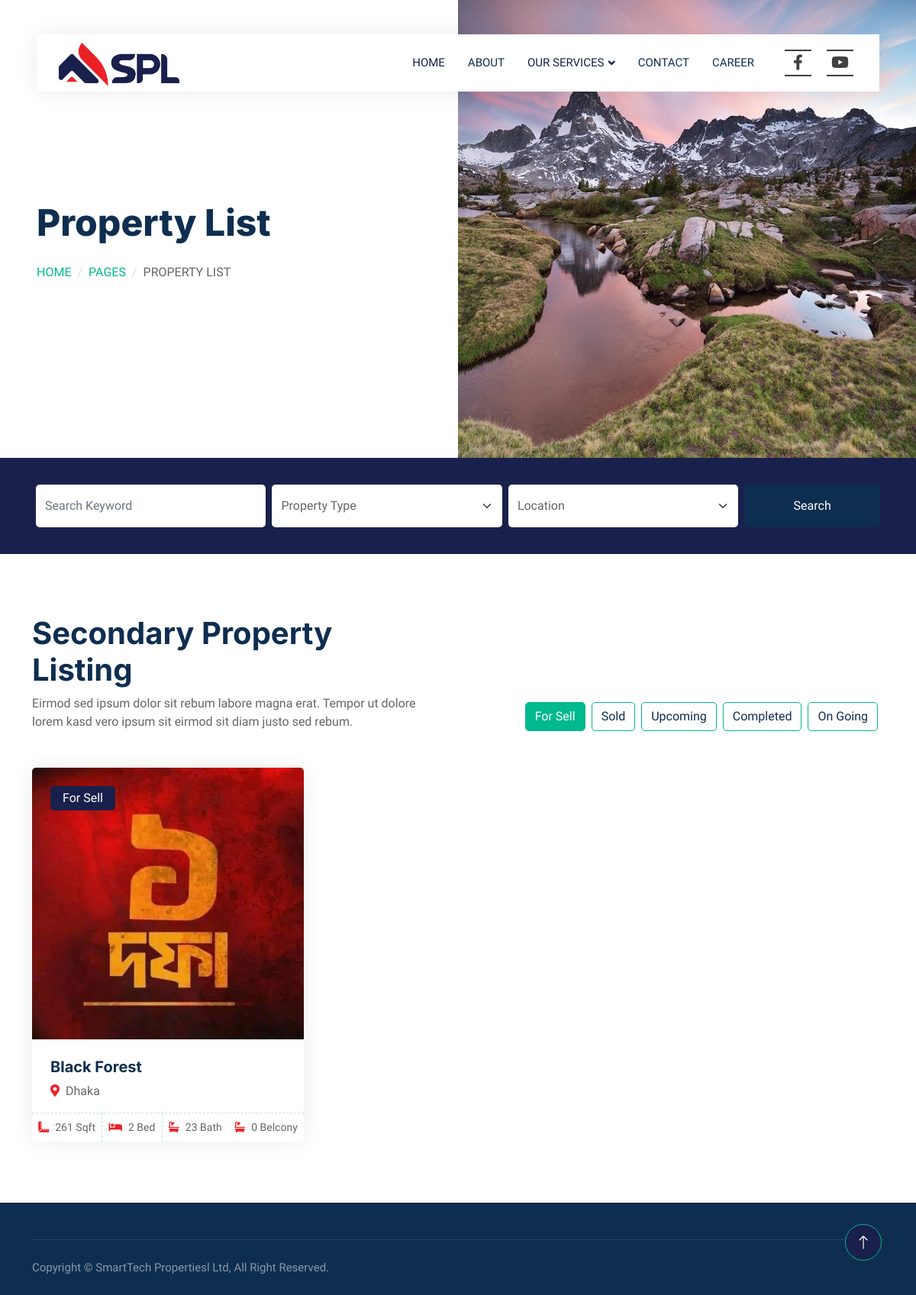
Page /secondary_p/ on the committed database.
### properties/models.py (models this page shows, shortened)
class PropertyHeaderImage(models.Model):
    image = models.ImageField(upload_to='header_images/', null=True, blank=True)

class Property(models.Model):
    CATEGORY_CHOICES = (
        ('P', 'Primary Project'),
        ('S', 'Secondary Project'),
        ('L', 'Land Shearing'),
        ('J', 'Joint Venture'),
    )
    PROPERTY_TYPES = [
        ('sell', 'For Sell'),
        ('sold', 'Sold'),
        ('upcoming', 'Upcoming'),
        ('completed', 'Completed'),
        ('ongoing', 'OnGoing'),
    ]
    title = models.CharField(max_length=100)
    category = models.CharField(choices=CATEGORY_CHOICES, default='J', max_length=2)
    property_type = models.CharField(max_length=10, choices=PROPERTY_TYPES, default='sell')
    location = models.CharField(max_length=255)
    image = models.ImageField(upload_to='property_images/', default="No Image Set")
    size_sqft = models.IntegerField()
    bedrooms = models.IntegerField()
    bathrooms = models.IntegerField()
    belcony = models.IntegerField(default=0)
    drawingroom = models.IntegerField(default=0)
    dyningroom = models.IntegerField(default=0)
    kitchen = models.IntegerField(default=0)

### properties/views.py (the view)
# urls.py: path('secondary_p/',views.secondary_p,name="secondary_p"),
def secondary_p(request):
    header_image = PropertyHeaderImage.objects.first()
    s_properties = Property.objects.filter(category='S').order_by('id')
    for_sell_properties = s_properties.filter(property_type='sell')[:6]
    additional_sell_properties = s_properties.filter(property_type='sell')[6:]
    sold_properties = s_properties.filter(property_type='sold')[:6]
    additional_sold_properties = s_properties.filter(property_type='sold')[6:]
    upcoming_properties = s_properties.filter(property_type='upcoming')[:6]
    additional_upcoming_properties = s_properties.filter(property_type='upcoming')[6:]
    completed_properties = s_properties.filter(property_type='completed')[:6]
    additional_completed_properties = s_properties.filter(property_type='completed')[6:]
    ongoing_properties = s_properties.filter(property_type='ongoing')[:6]
    additional_ongoing_properties = s_properties.filter(property_type='ongoing')[6:]
    context = {
        'header_image': header_image,
        'for_sell_properties': for_sell_properties,
        'additional_sell_properties': additional_sell_properties,
        'sold_properties': sold_properties,
        'additional_sold_properties': additional_sold_properties,
        'upcoming_properties': upcoming_properties,
        'additional_upcoming_properties': additional_upcoming_properties,
        'completed_properties': completed_properties,
        'additional_completed_properties': additional_completed_properties,
        'ongoing_properties': ongoing_properties,
        'additional_ongoing_properties': additional_ongoing_properties,
    }
    return render(request, 'properties/Secondary_project.html', context)

### properties/templates/properties/Secondary_project.html (shortened to what this page needs)
{% extends "properties/base.html" %}
{% block body %}
{% load static %}
<div class="container-fluid header bg-white p-0">
    <div class="row g-0 align-items-center flex-column-reverse flex-md-row">
        <div class="col-md-6 p-5 mt-lg-5">
            <h1 class="display-5 animated fadeIn mb-4">Property List</h1>
            <nav aria-label="breadcrumb animated fadeIn">
                <ol class="breadcrumb text-uppercase">
                    <li class="breadcrumb-item"><a href="#">Home</a></li>
                    <li class="breadcrumb-item"><a href="#">Pages</a></li>
                    <li class="breadcrumb-item text-body active" aria-current="page">Property List</li>
                </ol>
            </nav>
        </div>
        <div class="col-md-6 animated fadeIn">
            {% if header_image %}
                <img class="img-fluid" src="{{ header_image.image.url }}" alt="">
            {% else %}
                <img class="img-fluid" src="{% static 'img/default_header.jpg' %}" alt="Default Header Image">
            {% endif %}
        </div>
    </div>
</div>
<div class="container-fluid bg-primary mb-5 wow fadeIn" data-wow-delay="0.1s" style="padding: 35px;">
    <div class="container">
        <div class="row g-2">
            <div class="col-md-10">
                <div class="row g-2">
                    <div class="col-md-4">
                        <input type="text" class="form-control border-0 py-3" placeholder="Search Keyword">
                    </div>
                    <div class="col-md-4">
                        <select class="form-select border-0 py-3">
                            <option selected>Property Type</option>
                        </select>
                    </div>
                    <div class="col-md-4">
                        <select class="form-select border-0 py-3">
                            <option selected>Location</option>
                        </select>
                    </div>
                </div>
            </div>
            <div class="col-md-2">
                <button class="btn btn-dark border-0 w-100 py-3">Search</button>
            </div>
        </div>
    </div>
</div>
<div class="container-xxl py-5">
    <div class="container">
        <div class="row g-0 gx-5 align-items-end">
            <div class="col-lg-6">
                <div class="text-start mx-auto mb-5 wow slideInLeft" data-wow-delay="0.1s">
                    <h1 class="mb3">Secondary Property Listing</h1>
                    <p>Eirmod sed ipsum dolor sit rebum labore magna erat. Tempor ut dolore lorem kasd vero ipsum sit eirmod sit diam justo sed rebum.</p>
                </div>
            </div>
            <div class="col-lg-6 text-start text-lg-end wow slideInRight" data-wow-delay="0.1s">
                <ul class="nav nav-pills d-inline-flex justify-content-end mb-5">
                    <li class="nav-item me-2">
                        <a class="btn btn-outline-primary active" data-bs-toggle="pill" href="#tab-1">For Sell</a>
                    </li>
                    <li class="nav-item me-2">
                        <a class="btn btn-outline-primary" data-bs-toggle="pill" href="#tab-2">Sold</a>
                    </li>
                    <li class="nav-item me-2">
                        <a class="btn btn-outline-primary" data-bs-toggle="pill" href="#tab-3">Upcoming</a>
                    </li>
                    <li class="nav-item me-2">
                        <a class="btn btn-outline-primary" data-bs-toggle="pill" href="#tab-4">Completed</a>
                    </li>
                    <li class="nav-item me-2">
                        <a class="btn btn-outline-primary" data-bs-toggle="pill" href="#tab-5">On Going</a>
                    </li>
                </ul>
            </div>
        </div>
        <div class="tab-content">
            <div id="tab-1" class="tab-pane fade show p-0 active">
                <div class="row g-4" id="property-list">
                    {% for property in for_sell_properties %}
                    <div class="col-lg-4 col-md-6 wow fadeInUp" data-wow-delay="0.1s">
                        <div class="property-item rounded overflow-hidden">
                            <div class="position-relative overflow-hidden">
                                <a href="{% url 'property_detail' property.id %}">
                                    <img class="img-fluid" src="{{ property.image.url }}" alt="">
                                </a>
                                <div class="bg-primary rounded text-white position-absolute start-0 top-0 m-4 py-1 px-3">
                                    For Sell
                                </div>
                            </div>
                            <div class="p-4 pb-0">
                                <a class="d-block h5 mb-2" href="{% url 'property_detail' property.id %}">{{ property.title }}</a>
                                <p><i class="fa fa-map-marker-alt text-primary me-2"></i>{{ property.location }}</p>
                            </div>
                            <div class="d-flex border-top">
                                <small class="flex-fill text-center border-end py-2"><i class="fa fa-ruler-combined text-primary me-2"></i>{{ property.size_sqft }} Sqft</small>
                                <small class="flex-fill text-center border-end py-2"><i class="fa fa-bed text-primary me-2"></i>{{ property.bedrooms }} Bed</small>
                                <small class="flex-fill text-center py-2"><i class="fa fa-bath text-primary me-2"></i>{{ property.bathrooms }} Bath</small>
                                <small class="flex-fill text-center py-2"><i class="fa fa-bath text-primary me-2"></i>{{ property.belcony }} Belcony</small>
                            </div>
                        </div>
                    </div>
                    {% endfor %}
                </div>
            </div>
        </div>
    </div>
</div>
{% endblock %}

### properties/static/css/style.css (style rules this page uses)
:root { --primary: #19204B; --secondary: #FF6922; --light: #EFFDF5; --dark: #0E2E50; }
.btn { transition: .5s; }
@media (min-width: 992px) { .header { margin-top: -120px; } }
.breadcrumb-item + .breadcrumb-item::before { color: #DDDDDD; }
.nav-pills .nav-item .btn { color: var(--dark); }
.nav-pills .nav-item .btn:hover, .nav-pills .nav-item .btn.active { color: #FFFFFF; }
.property-item { box-shadow: 0 0 30px rgba(0, 0, 0, .08); }
.property-item img { transition: .5s; }
.property-item .border-top { border-top: 1px dashed rgba(0, 185, 142, .3) !important; }
.property-item .border-end { border-right: 1px dashed rgba(0, 185, 142, .3) !important; }

### properties/templates/properties/base.html (style rules this page uses)
:root { --facebook-color: #3b5998; --youtube-color: #ff0000; --icon-color: #404040; }

### rows in the picture
PropertyHeaderImage: image (picture)
Property: image (picture), title "Black Forest", location "Dhaka", size_sqft "261", bedrooms "2", bathrooms "23", belcony "0"
